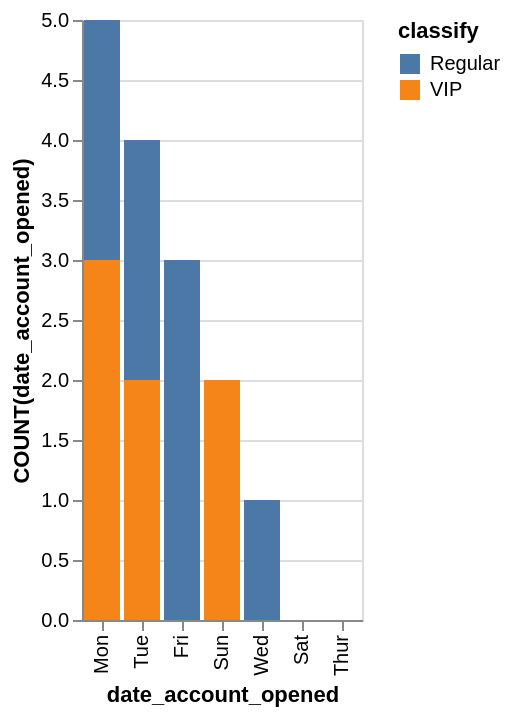

Here is the Vega-Lite specification saved for this chart:
### Vega-Lite specification from a JSON file in a GitHub repository (floating-point values rounded to 4 significant figures)
{"data": {"values": [{"x_data": "Mon", "y_data": 2, "classify": "Regular"}, {"x_data": "Fri", "y_data": 3, "classify": "Regular"}, {"x_data": "Tue", "y_data": 2, "classify": "Regular"}, {"x_data": "Sun", "y_data": 0, "classify": "Regular"}, {"x_data": "Sat", "y_data": 0, "classify": "Regular"}, {"x_data": "Wed", "y_data": 1, "classify": "Regular"}, {"x_data": "Thur", "y_data": 0, "classify": "Regular"}, {"x_data": "Mon", "y_data": 3, "classify": "VIP"}, {"x_data": "Fri", "y_data": 0, "classify": "VIP"}, {"x_data": "Tue", "y_data": 2, "classify": "VIP"}, {"x_data": "Sun", "y_data": 2, "classify": "VIP"}, {"x_data": "Sat", "y_data": 0, "classify": "VIP"}, {"x_data": "Wed", "y_data": 0, "classify": "VIP"}, {"x_data": "Thur", "y_data": 0, "classify": "VIP"}]}, "mark": "bar", "encoding": {"x": {"field": "x_data", "type": "nominal", "title": "date_account_opened", "sort": {"op": "sum", "field": "y_data", "order": "descending"}}, "y": {"field": "y_data", "type": "quantitative", "title": "COUNT(date_account_opened)"}, "color": {"field": "classify"}}}
